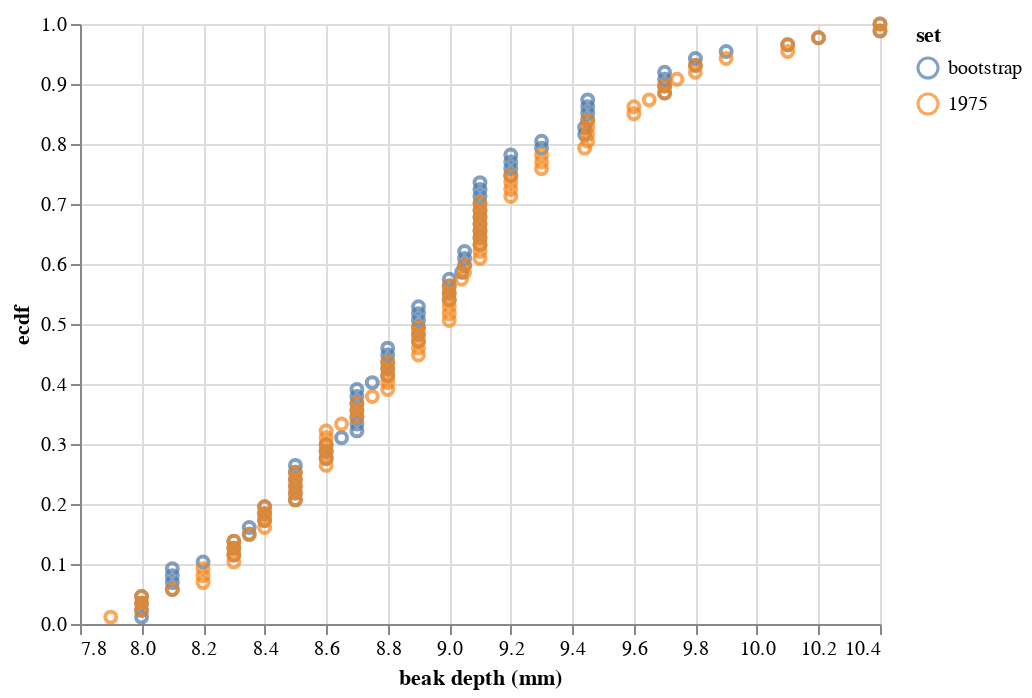

Notebook source saved alongside this figure:
### Code cell
alt.Chart(df_plot
    ).mark_point(
    ).encode(
        x=alt.X('beak depth (mm):Q',scale=alt.Scale(zero=False)),
        y='ecdf:Q',
color=alt.Color('set:N'))

### Figure 1 — Vega-Lite specification as saved in the notebook (floating-point values rounded to 4 significant figures; data arrays with more than 128 entries replaced by an {"elided": "..."} marker saying what was removed)
{"$schema": "https://vega.github.io/schema/vega-lite/v2.4.3.json", "config": {"view": {"height": 300, "width": 400}}, "data": {"values": {"elided": "174 records"}}, "encoding": {"color": {"field": "set", "type": "nominal"}, "x": {"field": "beak depth (mm)", "scale": {"zero": false}, "type": "quantitative"}, "y": {"field": "ecdf", "type": "quantitative"}}, "mark": "point"}
